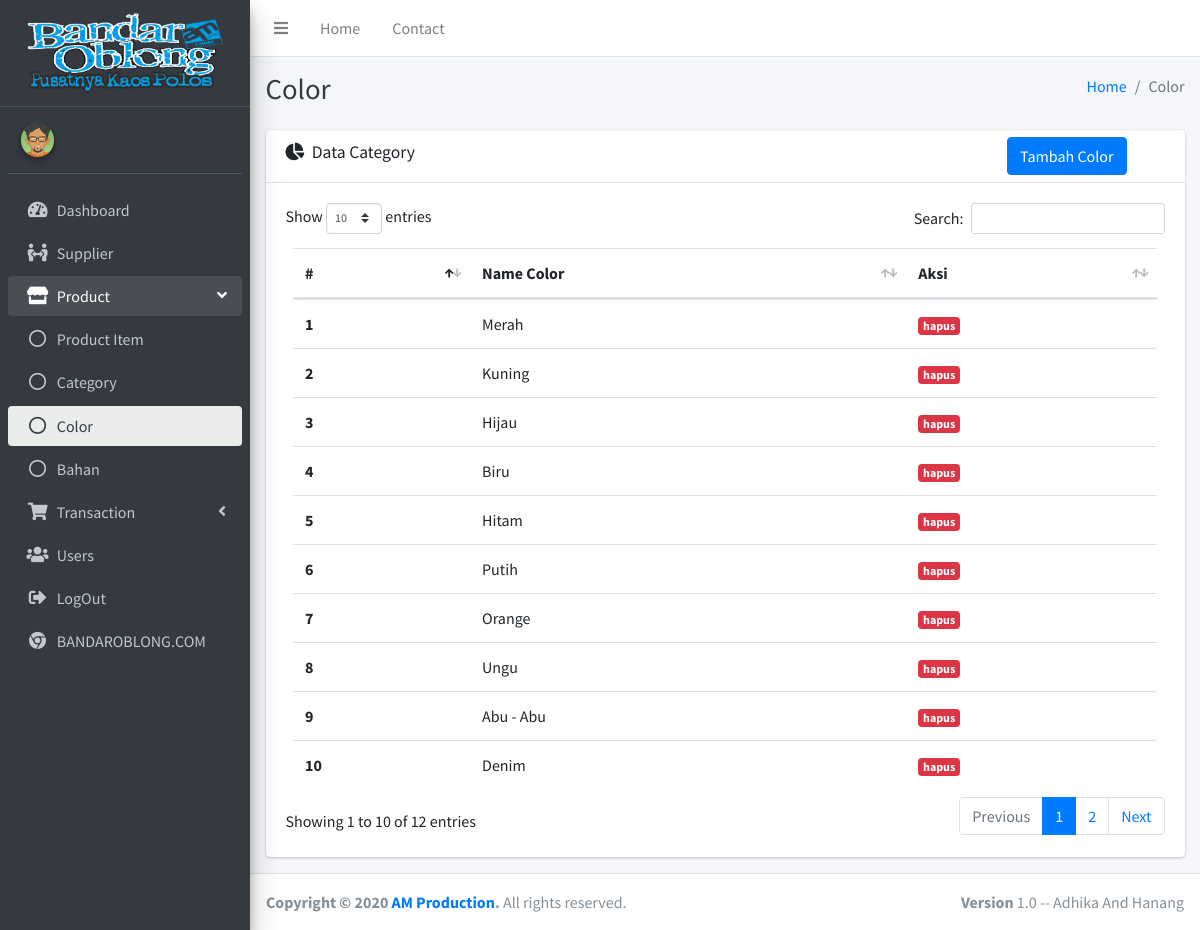
Page /index.php/color on the committed database.
### tables this page shows
CREATE TABLE IF NOT EXISTS `p_color` (
  `id_color` int(11) NOT NULL AUTO_INCREMENT,
  `color` varchar(50) NOT NULL DEFAULT '',
  PRIMARY KEY (`id_color`)
);

### application/libraries/Template.php (called while the page is built)
<?php
class Template
{
    var $template_data = array();
    function set($name, $value)
    {
        $this->template_data[$name] = $value;
    }
    function load($template = '', $view = '', $view_data = array(), $return = false)
    {
        $this->CI = &get_instance();
        $this->set('contents', $this->CI->load->view($view, $view_data, true));
        return $this->CI->load->view($template, $this->template_data, $return);
    }
}

### application/controllers/Color.php (called while the page is built, shortened)
<?php
class Color extends CI_Controller
{
    public function index()
    {
        $data['title'] = 'Color';
        $data['data_color'] = $this->db->get('p_color')->result_array();
        $this->template->load('templates/index', 'product/color/index', $data);
    }
}

### index.php (called while the page is built, shortened)
<?php
require_once BASEPATH.'core/CodeIgniter.php';

### application/views/product/color/index.php (the view, shortened to what this page needs)
<div class="content-header">
    <div class="container-fluid">
        <div class="row mb-2">
            <div class="col-sm-6">
                <h1 class="m-0 text-dark">Color</h1>
            </div>
            <div class="col-sm-6">
                <ol class="breadcrumb float-sm-right">
                    <li class="breadcrumb-item"><a href="#">Home</a></li>
                    <li class="breadcrumb-item active">Color</li>
                </ol>
            </div>
        </div>
    </div>
</div>
<section class="content">
    <div class="container-fluid">
        <div class="row">
            <section class="col-lg connectedSortable">
                <div class="card">
                    <div class="card-header">
                        <h3 class="card-title">
                            <i class="fas fa-chart-pie mr-1"></i>
                            Data Category
                        </h3>
                        <div class="card-tools">
                            <ul class="nav nav-pills ml-auto">
                                <li class="nav-item">
                                    <a href="" class="btn btn-primary mr-5" data-toggle="modal" data-target="#newColorModalLabel">Tambah Color</a>
                                </li>
                            </ul>
                        </div>
                    </div>
                    <div class="card-body">
                        <div class="tab-content p-0">
                            <table class="table table-hover col-md-6" id="table1">
                                <thead>
                                    <tr>
                                        <th scope="col">#</th>
                                        <th scope="col">Name Color</th>
                                        <th scope="col">Aksi</th>
                                    </tr>
                                </thead>
                                <tbody>
                                    <?php $i = 1; ?>
                                    <?php foreach ($data_color as $c) : ?>
                                        <tr>
                                            <th scope="row"><?= $i++; ?></th>
                                            <td><?= $c['color'] ?></td>
                                            <td>
                                                <a href="<?= base_url('color/hapus/') . $c['id_color']; ?>" onclick="return confirm('Hapus Data Color?');" class="badge badge-danger">hapus</a>
                                            </td>
                                        </tr>
                                    <?php endforeach; ?>
                                </tbody>
                            </table>
                        </div>
                    </div>
                </div>
            </section>
        </div>
    </div>
</section>

### rows in the picture
p_color: color "Merah"
p_color: color "Kuning"
p_color: color "Hijau"
p_color: color "Biru"
p_color: color "Hitam"
p_color: color "Putih"
p_color: color "Orange"
p_color: color "Ungu"
p_color: color "Abu - Abu"
p_color: color "Denim"
